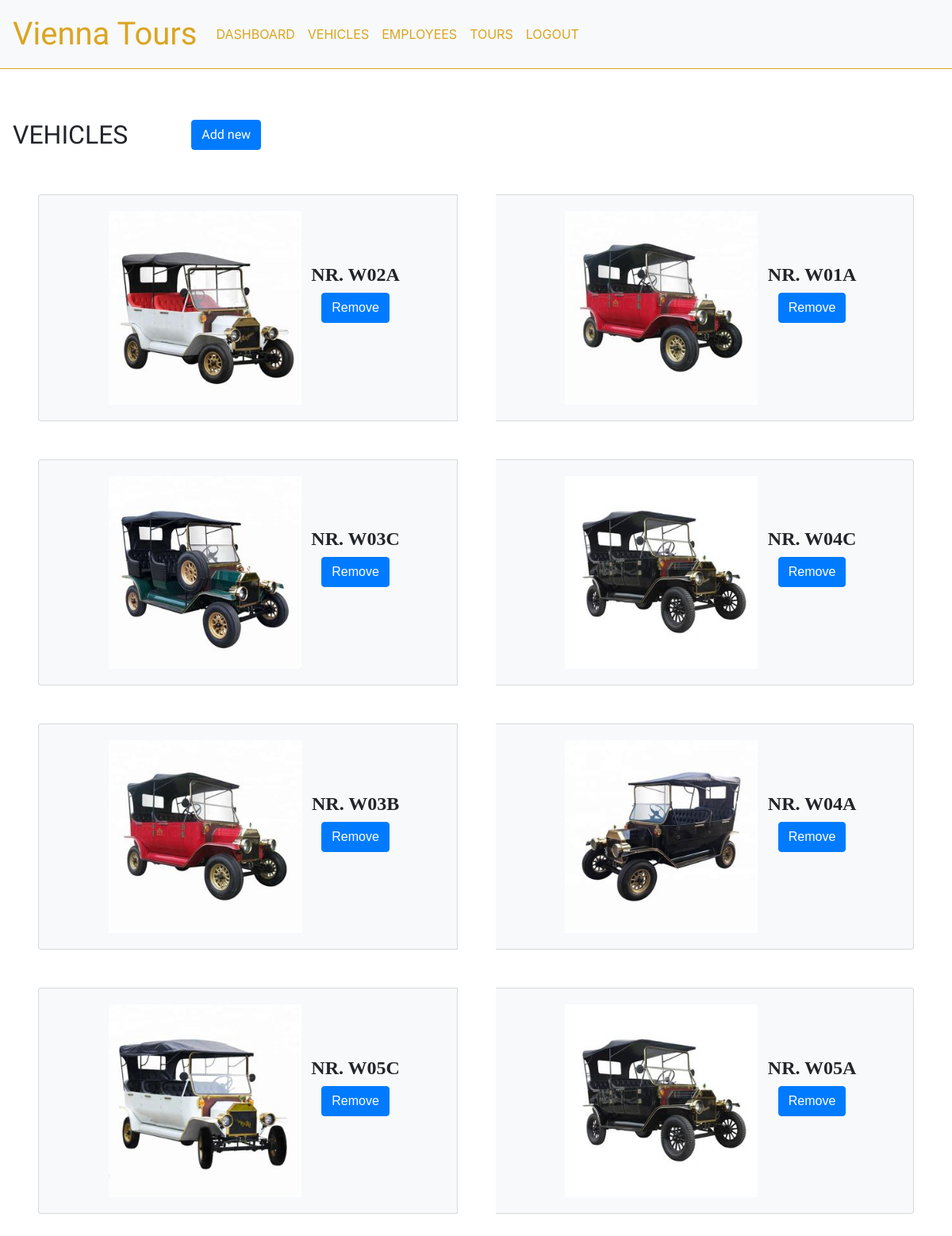
Page /supervisor/vehicles/ (signed in) on the committed database.
### supervisor/models.py (models this page shows, shortened)
class Car(models.Model):
    plate = models.CharField(max_length=4, unique=True)
    photoOption = models.ImageField(default='car-black.jpg', upload_to='cars_pics/')

### supervisor/views.py (the view)
# urls.py: path('vehicles/', VehicleListsView.as_view(), name='supervisor-vehicles-list'),
class VehicleListsView(ListView):
    model = Car
    template_name = 'supervisor/vehicles_list.html'
    context_object_name = 'cars'
    def get_queryset(self):
        return Car.objects.all()

### supervisor/templates/supervisor/vehicles_list.html
{% extends "nav.html" %}
{% block content %}
<div class="inline">
    <div style="display: inline-block" class="table-header"><h2 id="title">VEHICLES</h2></div>
    <div style="float: right; margin-left: 4em;">
        <a class="btn btn-primary table-header" href="{% url 'supervisor-vehicle-add' %}">Add new</a>
    </div>
</div>
<div class="vehicles">
{% for car in cars %}
    {% if not forloop.counter|divisibleby:2 %}
    <div class="card-group">
    {% endif %}
        <div class="card bg-light">
            <div class="card-body text-center">
                <img class="car-image" alt="car" src="{{ car.photoOption.url }}" style="display: inline-block"/>
                <div class="car-info"  style="display: inline-block;">
                    <h4 class="employee-name">Nr. {{ car.plate }}</h4>
                    <a class="btn btn-primary" href="{% url 'supervisor-vehicle-delete' car.id %}">Remove</a>
                </div>
            </div>
        </div>
    {% if forloop.counter|divisibleby:2 %}
    </div>
    {% endif %}
{% endfor %}
</div>
{% endblock content %}

### supervisor/static/styles/style.css (style rules this page uses)
body { padding-bottom: 5em; }
.car-image { max-width: 50%; height: auto; margin: 0 0.5em 0 1em; }
.card { font-family: 'PT Sans Narrow', sans-serif; margin: 1em; }
.table-header { margin-top: 2em; margin-left: 1em; font-family: 'Raleway', sans-serif; }
.vehicles .card { margin: 3em; }
div.inline { display: inline-block; }
.employee-name { font-family: "Gill Sans MT", serif; text-transform: uppercase; font-weight: bold; }
body { font-family: "Lato", sans-serif; }

### rows in the picture
Car: photoOption (picture), plate "W02A"
Car: photoOption (picture), plate "W01A"
Car: photoOption (picture), plate "W03C"
Car: photoOption (picture), plate "W04C"
Car: photoOption (picture), plate "W03B"
Car: photoOption (picture), plate "W04A"
Car: photoOption (picture), plate "W05C"
Car: photoOption (picture), plate "W05A"
